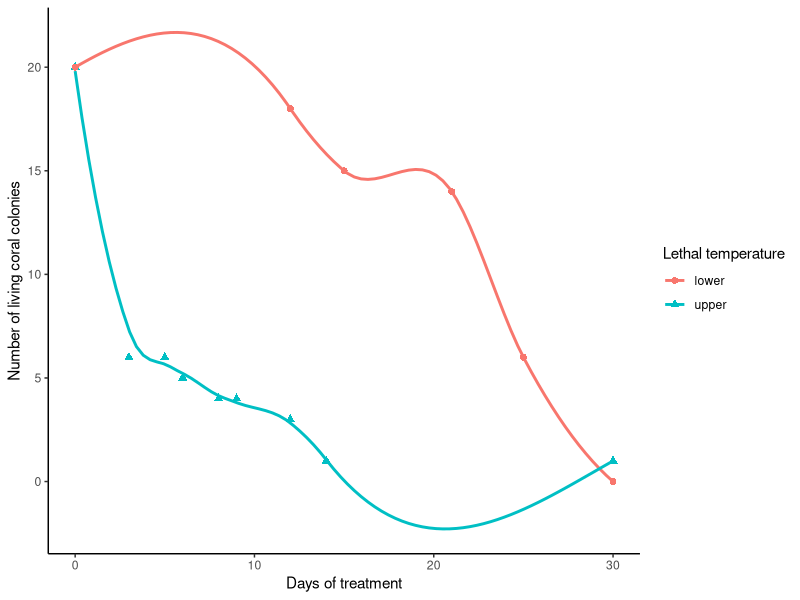
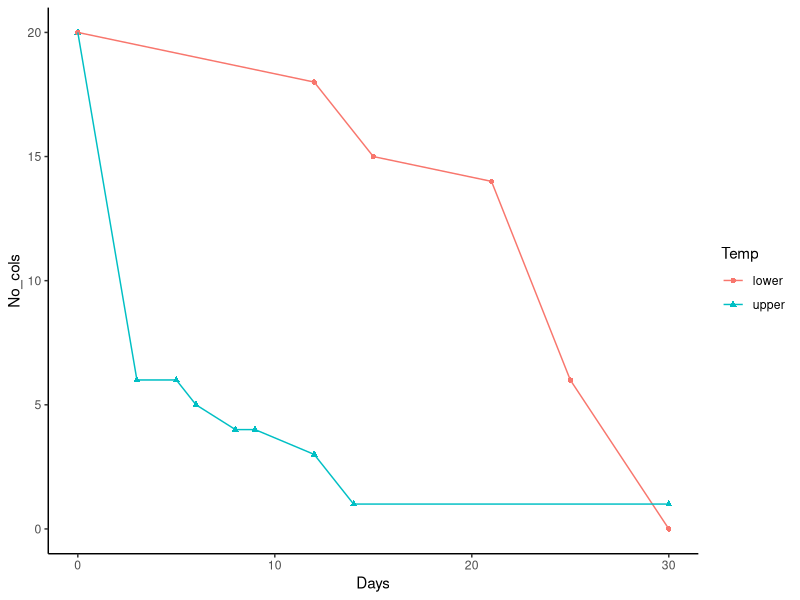

Here is the R script that generated these plots, in order:
## ---- chunk 1
library(tidyverse)
## ---- chunk 2

upper <- read.csv("../data/upper_temp.csv")
lower <- read.csv("../data/lower_temp.csv")

## ---- chunk 3
upper
lower

## ---- chunk 4
upper <- upper %>%
  mutate(Days = round(x,0), .keep = "unused") %>%
  mutate(No_cols = round(y,0), .keep = "unused") %>%
  mutate(Temp = "upper")

## ---- chunk 5
lower <- lower %>%
  mutate(Days = round(x,0), .keep = "unused") %>%
  mutate(No_cols = round(y,0), .keep = "unused") %>%
  mutate(Temp = "lower")

## ---- chunk 6
upper
lower
## ---- chunk 7
coral_data <-
  bind_rows(upper, lower)
## ---- chunk 8
coral_data

## ---- chunk 9
coral_data %>%
  ggplot(aes(x = Days, # make a ggplot # edit aesthetics #label x axis as Days
             y = No_cols, # label y axis as Number of columns (No_cols)
             group = Temp, # group by temperature (upper & lower)
             shape = Temp, # assig different shapes to each temp variable
             colour = Temp)) + # assign different colours to each temp variable
  geom_point(size = 2) + # put in dots/shapes for data points
  geom_smooth(se = FALSE) + # connect points with a smooth line & lose standard error bar
  labs(x = "Days of treatment", # rename x-axis
       y = "Number of living coral colonies", # rename y-axis
       shape = "Lethal temperature", # rename Legend
       colour = "Lethal temperature") + # rename Legend
  theme_classic() # change colour theme to classic (lose grey background)
## ---- chunk 10
coral_data %>%
  ggplot(aes(x = Days, y = No_cols, group = Temp, shape = Temp, colour = Temp)) + 
  geom_point() +
  geom_line()+ # insert line
  #geom_smooth(se = FALSE) + # lose smooth line
  theme_classic()
